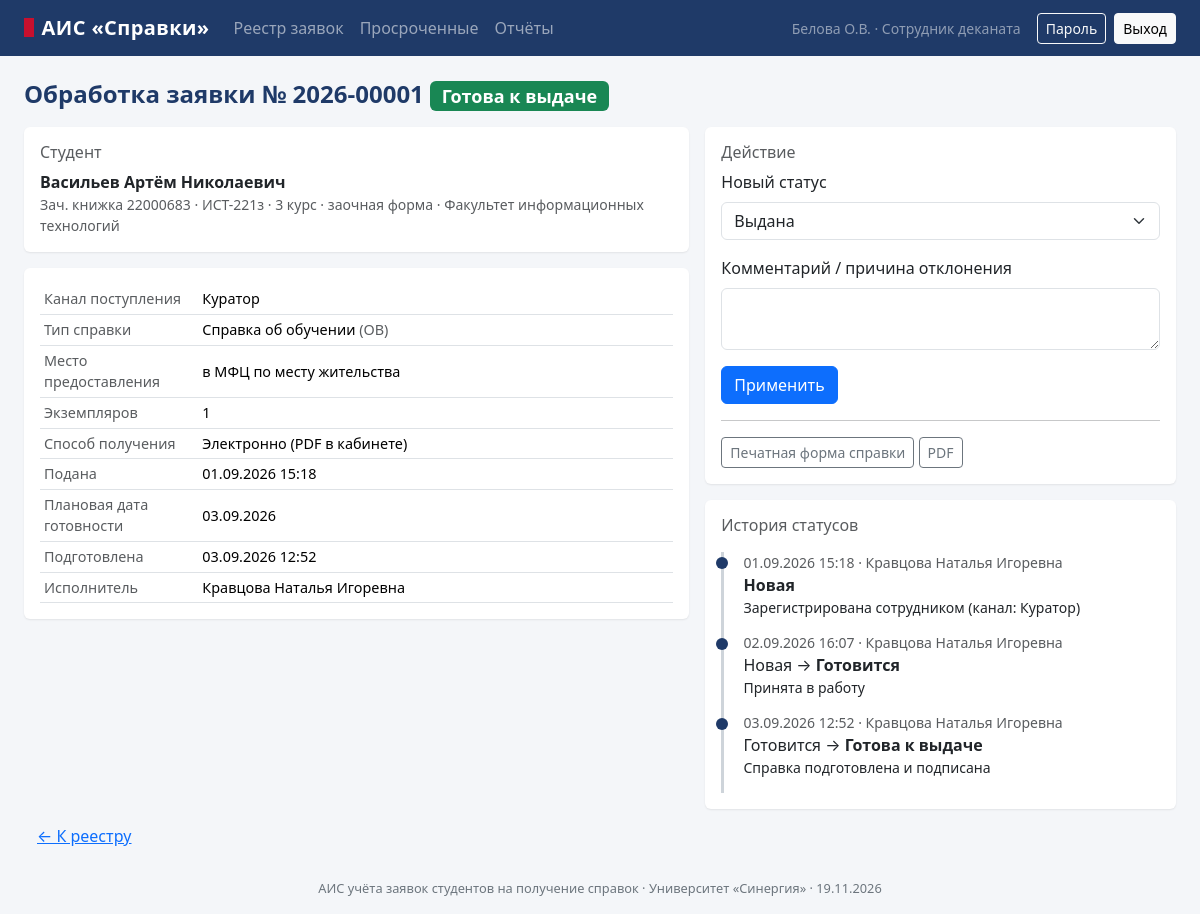
The app's page /staff/requests/1 (signed in) with its own data.
### app/models.py (models this page shows, shortened)
class User(db.Model):
    __tablename__ = "users"
    id = db.Column(db.Integer, primary_key=True)
    login = db.Column(db.String(40), unique=True, nullable=False, index=True)
    password_hash = db.Column(db.String(255), nullable=False)
    full_name = db.Column(db.String(120), nullable=False)
    email = db.Column(db.String(120))
    role_id = db.Column(db.Integer, db.ForeignKey("roles.id"), nullable=False)
    is_active = db.Column(db.Boolean, default=True, nullable=False)
    failed_logins = db.Column(db.Integer, default=0, nullable=False)
    locked_until = db.Column(db.DateTime)
    created_at = db.Column(db.DateTime, default=datetime.now, nullable=False)
    last_login_at = db.Column(db.DateTime)
    role = db.relationship("Role")
    student = db.relationship("Student", back_populates="user", uselist=False)
    @property
    def role_code(self):
        return self.role.code
    @property
    def short_name(self):
        parts = self.full_name.split()
        return parts[0] + " " + "".join(p[0] + "." for p in parts[1:3])

class Role(db.Model):
    __tablename__ = "roles"
    id = db.Column(db.Integer, primary_key=True)
    code = db.Column(db.String(10), unique=True, nullable=False)
    name = db.Column(db.String(60), nullable=False)

class Request(db.Model):
    __tablename__ = "requests"
    id = db.Column(db.Integer, primary_key=True)
    number = db.Column(db.String(10), unique=True, nullable=False, index=True)
    student_id = db.Column(db.Integer, db.ForeignKey("students.id"),
                           nullable=False, index=True)
    cert_type_id = db.Column(db.Integer, db.ForeignKey("cert_types.id"),
                             nullable=False)
    status_id = db.Column(db.Integer, db.ForeignKey("statuses.id"),
                          nullable=False, index=True)
    operator_id = db.Column(db.Integer, db.ForeignKey("users.id"))
    purpose = db.Column(db.String(200), nullable=False)
    copies = db.Column(db.Integer, default=1, nullable=False)
    delivery = db.Column(db.String(4), nullable=False)
    post_address = db.Column(db.String(250))
    student_comment = db.Column(db.String(400))
    channel = db.Column(db.String(4), default=CH_AIS, nullable=False,
                        index=True)                   # канал поступления
    ext_number = db.Column(db.String(30))             # № во внешнем канале
    name_dat = db.Column(db.String(120))              # ФИО в дательном падеже
    basis = db.Column(db.String(4))                   # код из VYZ_BASIS
    period_from = db.Column(db.Date)
    period_to = db.Column(db.Date)
    reject_reason = db.Column(db.String(400))
    created_at = db.Column(db.DateTime, default=datetime.now, nullable=False)
    planned_date = db.Column(db.Date, nullable=False)
    ready_at = db.Column(db.DateTime)
    closed_at = db.Column(db.DateTime)
    student = db.relationship("Student")
    cert_type = db.relationship("CertType")
    status = db.relationship("Status")
    operator = db.relationship("User")
    history = db.relationship("StatusHistory", back_populates="request",
                              order_by="StatusHistory.changed_at",
                              cascade="all, delete-orphan")
    type_check = db.relationship("TypeCheck", uselist=False, lazy="selectin",
                                 cascade="all, delete-orphan")
    @property
    def delivery_name(self):
        return DELIVERY.get(self.delivery, self.delivery)
    @property
    def channel_name(self):
        return CHANNELS.get(self.channel, self.channel)
    def is_overdue(self, today=None):
        return (self.status.code in OPEN_STATUSES
                and self.planned_date < (today or date.today()))
    @property
    def can_print(self):
        return (self.cert_type.printable
                and self.status.code in PRINTABLE_STATUSES
                and (not self.is_vyzov or self.vyzov_complete))
    @property
    def is_vyzov(self):
        return self.cert_type.code == VYZ_CODE

class Status(db.Model):
    __tablename__ = "statuses"
    id = db.Column(db.Integer, primary_key=True)
    code = db.Column(db.String(10), unique=True, nullable=False)
    name = db.Column(db.String(40), nullable=False)
    is_final = db.Column(db.Boolean, default=False, nullable=False)
    css = db.Column(db.String(20), default="secondary", nullable=False)
    sort_order = db.Column(db.Integer, default=100, nullable=False)

class Student(db.Model):
    __tablename__ = "students"
    id = db.Column(db.Integer, primary_key=True)
    user_id = db.Column(db.Integer, db.ForeignKey("users.id"),
                        unique=True, nullable=False)
    record_book_no = db.Column(db.String(20), unique=True, nullable=False)
    birth_date = db.Column(db.Date, nullable=False)
    faculty = db.Column(db.String(120), nullable=False)
    direction = db.Column(db.String(160), nullable=False)
    group_code = db.Column(db.String(20), nullable=False, index=True)
    course = db.Column(db.Integer, nullable=False)
    study_form = db.Column(db.String(3), nullable=False)
    funding = db.Column(db.String(3), nullable=False)
    enroll_order = db.Column(db.String(40), nullable=False)
    enroll_date = db.Column(db.Date, nullable=False)
    graduation_date = db.Column(db.Date, nullable=False)
    user = db.relationship("User", back_populates="student")
    @property
    def study_form_name(self):
        return STUDY_FORMS.get(self.study_form, self.study_form)

class CertType(db.Model):
    __tablename__ = "cert_types"
    id = db.Column(db.Integer, primary_key=True)
    code = db.Column(db.String(10), unique=True, nullable=False)
    name = db.Column(db.String(160), nullable=False)
    lead_days = db.Column(db.Integer, nullable=False)  # срок, рабочих дней
    max_copies = db.Column(db.Integer, default=3, nullable=False)
    printable = db.Column(db.Boolean, default=True, nullable=False)
    electronic = db.Column(db.Boolean, default=True, nullable=False)
    description = db.Column(db.String(400))
    is_active = db.Column(db.Boolean, default=True, nullable=False)
    sort_order = db.Column(db.Integer, default=100, nullable=False)

class StatusHistory(db.Model):
    __tablename__ = "status_history"
    id = db.Column(db.Integer, primary_key=True)
    request_id = db.Column(db.Integer, db.ForeignKey("requests.id"),
                           nullable=False, index=True)
    from_status_id = db.Column(db.Integer, db.ForeignKey("statuses.id"))
    to_status_id = db.Column(db.Integer, db.ForeignKey("statuses.id"),
                             nullable=False)
    changed_by = db.Column(db.Integer, db.ForeignKey("users.id"),
                           nullable=False)
    changed_at = db.Column(db.DateTime, default=datetime.now, nullable=False)
    comment = db.Column(db.String(400))
    request = db.relationship("Request", back_populates="history")
    from_status = db.relationship("Status", foreign_keys=[from_status_id])
    to_status = db.relationship("Status", foreign_keys=[to_status_id])
    author = db.relationship("User")

### app/views/staff.py (the view, shortened to what this page needs)
@bp.route("/requests/<int:req_id>", methods=["GET", "POST"])
@role_required(*STAFF_ROLES)
def process(req_id):
    req = get_request(req_id)
    targets = allowed_targets(req, g.user.role_code)
    names = {s.code: s.name for s in Status.query.all()}
    form = StatusForm()
    form.to_status.choices = [(c, names[c]) for c in targets]
    form.seen_status.data = req.status.code
    vform = None
    if req.is_vyzov and req.status.code in OPEN_STATUSES:
        vform = VyzovForm(obj=req, formdata=None)
        vform.name_dat.data = req.name_dat or _dative_hint(req)
    return render_template("staff/process.html", req=req, form=form,
                           targets=targets, open_codes=OPEN_STATUSES,
                           vform=vform)

### app/templates/staff/process.html (shortened to what this page needs)
{% extends "base.html" %}{% from "_macros.html" import status_badge, field %}
{% block content %}
<h1 class="h4 page-title mb-3">Обработка заявки № {{ req.number }} {{ status_badge(req.status) }}</h1>
{% set tc = req.type_check %}
<div class="row g-3">
<div class="col-lg-7">
  <div class="card mb-3"><div class="card-body">
    <h2 class="h6 text-muted">Студент</h2>
    {% set st = req.student %}
    <div class="fw-semibold">{{ st.user.full_name }}</div>
    <div class="small text-muted">Зач. книжка {{ st.record_book_no }} · {{ st.group_code }} · {{ st.course }} курс · {{ st.study_form_name }} форма · {{ st.faculty }}</div>
  </div></div>
  <div class="card"><div class="card-body">{% include "_req_details.html" %}</div></div>
</div>
<div class="col-lg-5">
  <div class="card mb-3"><div class="card-body">
    <h2 class="h6 text-muted">Действие</h2>
    {% if targets %}
    <form method="post" novalidate>{{ form.hidden_tag() }}
      {{ field(form.to_status) }}
      {{ field(form.comment) }}
      <button class="btn btn-primary">Применить</button>
    </form>
    {% else %}<p class="text-muted mb-0">Заявка закрыта, изменение статуса недоступно.</p>{% endif %}
    {% if req.can_print %}
    <hr><a class="btn btn-outline-secondary btn-sm" href="{{ url_for('staff.print_cert', req_id=req.id) }}">Печатная форма справки</a>
    <a class="btn btn-outline-secondary btn-sm" href="{{ url_for('staff.pdf', req_id=req.id) }}">PDF</a>
    {% elif req.is_vyzov and req.status.code in ('PREP','READY','ISSUED') %}<hr><p class="small text-muted mb-0">Печать справки-вызова — после заполнения её сведений.</p>
    {% elif not req.cert_type.printable %}<hr><p class="small text-muted mb-0">Справка оформляется на бланке установленного образца вне АИС; в системе фиксируются сроки и выдача.</p>{% endif %}
  </div></div>
  <div class="card"><div class="card-body"><h2 class="h6 text-muted mb-3">История статусов</h2>{% include "_history.html" %}</div></div>
</div>
</div>
<a class="btn btn-link mt-2" href="{{ url_for('staff.registry') }}">← К реестру</a>
{% endblock %}

### app/templates/base.html (shortened to what this page needs)
<!doctype html>
<html lang="ru">
<head>
  <link rel="stylesheet" href="{{ url_for('static', filename='css/bootstrap.min.css') }}">
  <link rel="stylesheet" href="{{ url_for('static', filename='css/app.css') }}">
</head>
<body>
{% if g.user %}
<nav class="navbar navbar-expand-lg navbar-dark navbar-ais no-print">
  <div class="container-fluid px-4">
    <a class="navbar-brand" href="{{ url_for('index') }}"><span class="mark"></span>АИС «Справки»</a>
    <div class="collapse navbar-collapse" id="nav">
      <ul class="navbar-nav me-auto">
        {% if g.user.role_code == 'STUDENT' %}
        <li class="nav-item"><a class="nav-link" href="{{ url_for('student.dashboard') }}">Кабинет</a></li>
        <li class="nav-item"><a class="nav-link" href="{{ url_for('student.new_request') }}">Заказать справку</a></li>
        <li class="nav-item"><a class="nav-link" href="{{ url_for('student.my_requests') }}">Мои заявки</a></li>
        {% else %}
        <li class="nav-item"><a class="nav-link" href="{{ url_for('staff.registry') }}">Реестр заявок</a></li>
        <li class="nav-item"><a class="nav-link" href="{{ url_for('staff.registry', overdue=1) }}">Просроченные</a></li>
        <li class="nav-item"><a class="nav-link" href="{{ url_for('staff.reports') }}">Отчёты</a></li>
        {% endif %}
      </ul>
      <span class="navbar-text text-white-50 me-3 small text-nowrap">{{ g.user.short_name }} · {{ g.user.role.name }}</span>
      <a class="btn btn-sm btn-outline-light me-2" href="{{ url_for('auth.password') }}">Пароль</a>
      <form method="post" action="{{ url_for('auth.logout') }}" class="d-inline">
        <button class="btn btn-sm btn-light">Выход</button>
      </form>
    </div>
  </div>
</nav>
{% endif %}
<main class="container-fluid px-4 py-4">
  {% block content %}{% endblock %}
</main>
<footer class="footer text-center pb-3 no-print">АИС учёта заявок студентов на получение справок · {{ org_name }} · {{ today.strftime('%d.%m.%Y') }}</footer>
</body>
</html>

### app/templates/_macros.html (shortened to what this page needs)
{% macro status_badge(st) -%}
<span class="badge text-bg-{{ st.css }}">{{ st.name }}</span>
{%- endmacro %}
{% macro field(f, cls="") -%}
<div class="mb-3 {{ cls }}">
  {% if f.type == "BooleanField" %}
  <div class="form-check">{{ f(class="form-check-input") }} {{ f.label(class="form-check-label") }}</div>
  {% else %}
  {{ f.label(class="form-label") }}
  {% set c = "form-select" if f.type == "SelectField" else "form-control" %}
  {{ f(class=c ~ (" is-invalid" if f.errors else "")) }}
  {% endif %}
</div>
{%- endmacro %}

### app/templates/_req_details.html (shortened to what this page needs)
<table class="table table-sm mb-0">
<tr><td class="text-muted w-25">Канал поступления</td><td>{{ req.channel_name }}{% if req.ext_number %} <span class="text-muted">(№ {{ req.ext_number }})</span>{% endif %}</td></tr>
<tr><td class="text-muted">Тип справки</td><td>{{ req.cert_type.name }} <span class="text-muted">({{ req.cert_type.code }})</span></td></tr>
<tr><td class="text-muted">{{ 'Работодатель' if req.is_vyzov else 'Место предоставления' }}</td><td>{{ req.purpose }}</td></tr>
<tr><td class="text-muted">Экземпляров</td><td>{{ req.copies }}</td></tr>
<tr><td class="text-muted">Способ получения</td><td>{{ req.delivery_name }}{% if req.post_address %}: {{ req.post_address }}{% endif %}</td></tr>
<tr><td class="text-muted">Подана</td><td>{{ req.created_at|dt }}</td></tr>
<tr><td class="text-muted">Плановая дата готовности</td><td>{{ req.planned_date.strftime('%d.%m.%Y') }}
{% if req.is_overdue(today) %}<span class="overdue ms-2">просрочена</span>{% endif %}</td></tr>
{% if req.ready_at %}<tr><td class="text-muted">Подготовлена</td><td>{{ req.ready_at|dt }}</td></tr>{% endif %}
{% if req.operator %}<tr><td class="text-muted">Исполнитель</td><td>{{ req.operator.full_name }}</td></tr>{% endif %}
</table>

### app/templates/_history.html
<ul class="timeline mb-0">
{% for h in req.history %}
<li><div class="small text-muted">{{ h.changed_at|dt }} · {{ h.author.full_name }}</div>
<div>{% if h.from_status %}{{ h.from_status.name }} → {% endif %}<strong>{{ h.to_status.name }}</strong></div>
{% if h.comment %}<div class="small">{{ h.comment }}</div>{% endif %}</li>
{% endfor %}
</ul>

### records on screen
User: user.short_name "Белова О.В."
Role: user.role.name "Сотрудник деканата"
Request: number "2026-00001", channel_name "Куратор", purpose "в МФЦ по месту жительства", copies "1", delivery_name "Электронно (PDF в кабинете)", created_at|dt "01.09.2026 15:18", planned_date "03.09.2026", ready_at|dt "03.09.2026 12:52"
Status: name "Готова к выдаче"
User: user.full_name "Васильев Артём Николаевич"
Student: record_book_no "22000683", group_code "ИСТ-221з", course "3", study_form_name "заочная", faculty "Факультет информационных технологий"
CertType: cert_type.name "Справка об обучении", cert_type.code "OB", code "Место предоставления"
User: operator.full_name "Кравцова Наталья Игоревна"
StatusHistory: changed_at|dt "01.09.2026 15:18", author.full_name "Кравцова Наталья Игоревна", to_status.name "Новая", comment "Зарегистрирована сотрудником (канал: Куратор)"
StatusHistory: changed_at|dt "02.09.2026 16:07", author.full_name "Кравцова Наталья Игоревна", from_status.name "Новая", to_status.name "Готовится", comment "Принята в работу"
StatusHistory: changed_at|dt "03.09.2026 12:52", author.full_name "Кравцова Наталья Игоревна", from_status.name "Готовится", to_status.name "Готова к выдаче", comment "Справка подготовлена и подписана"

### other values on screen
{{ f.label(class="form-label") }} "Новый статус Комментарий / причина отклонения"
{{ org_name }} "Университет «Синергия»"
{{ today.strftime('%d.%m.%Y') }} "19.11.2026"
